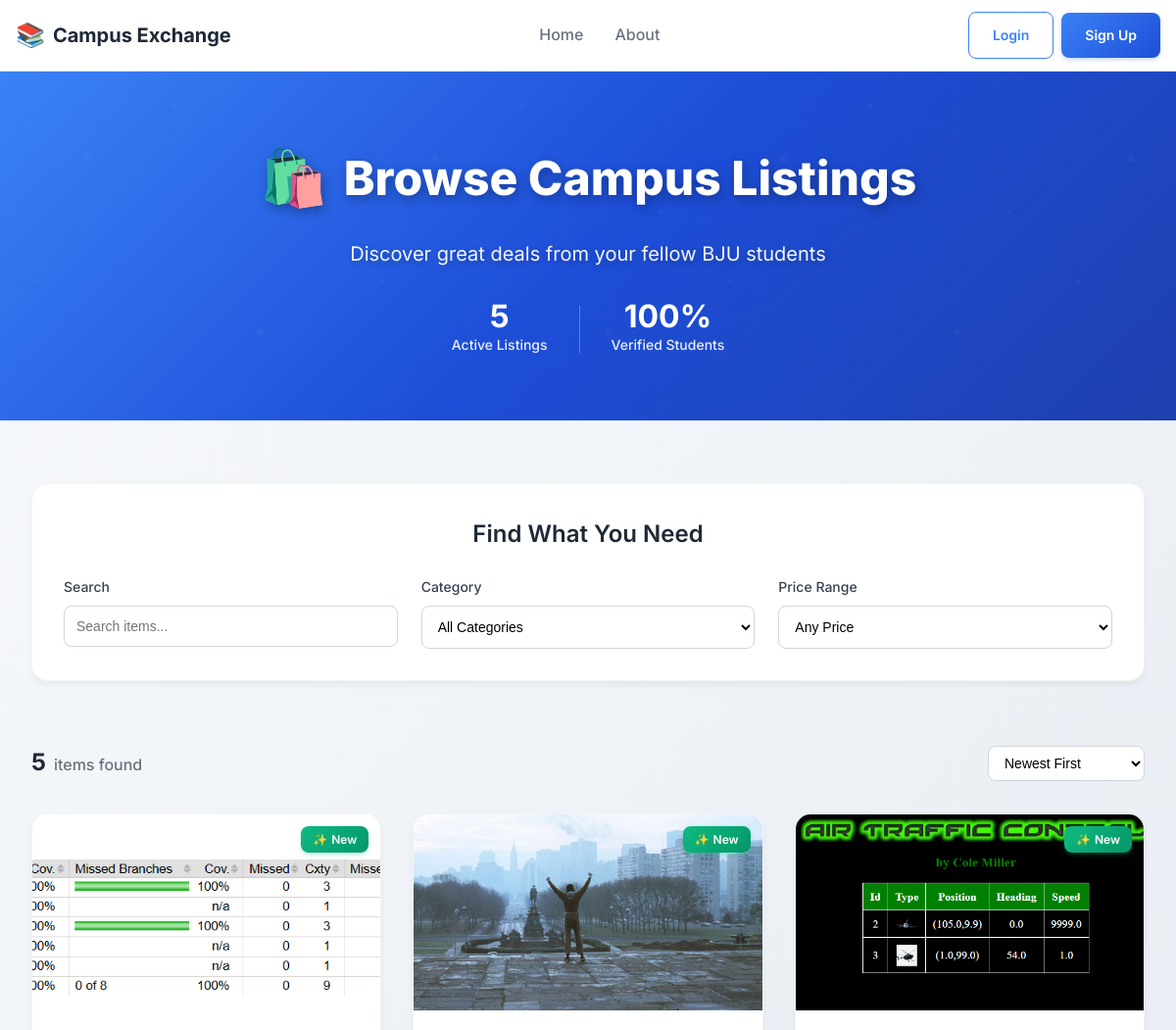
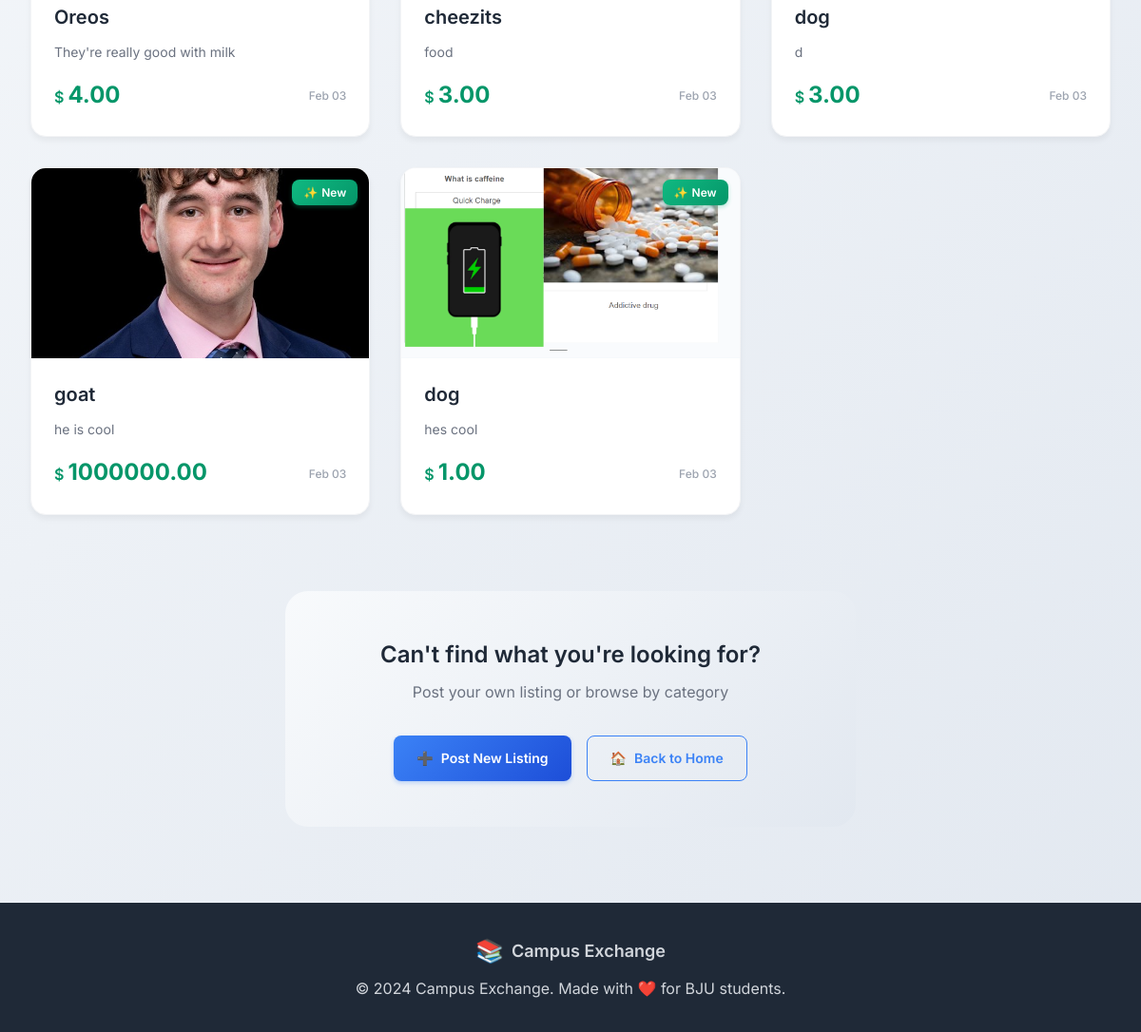
Page /listing/products/ on the earlier database version (2 pictures, top to bottom).
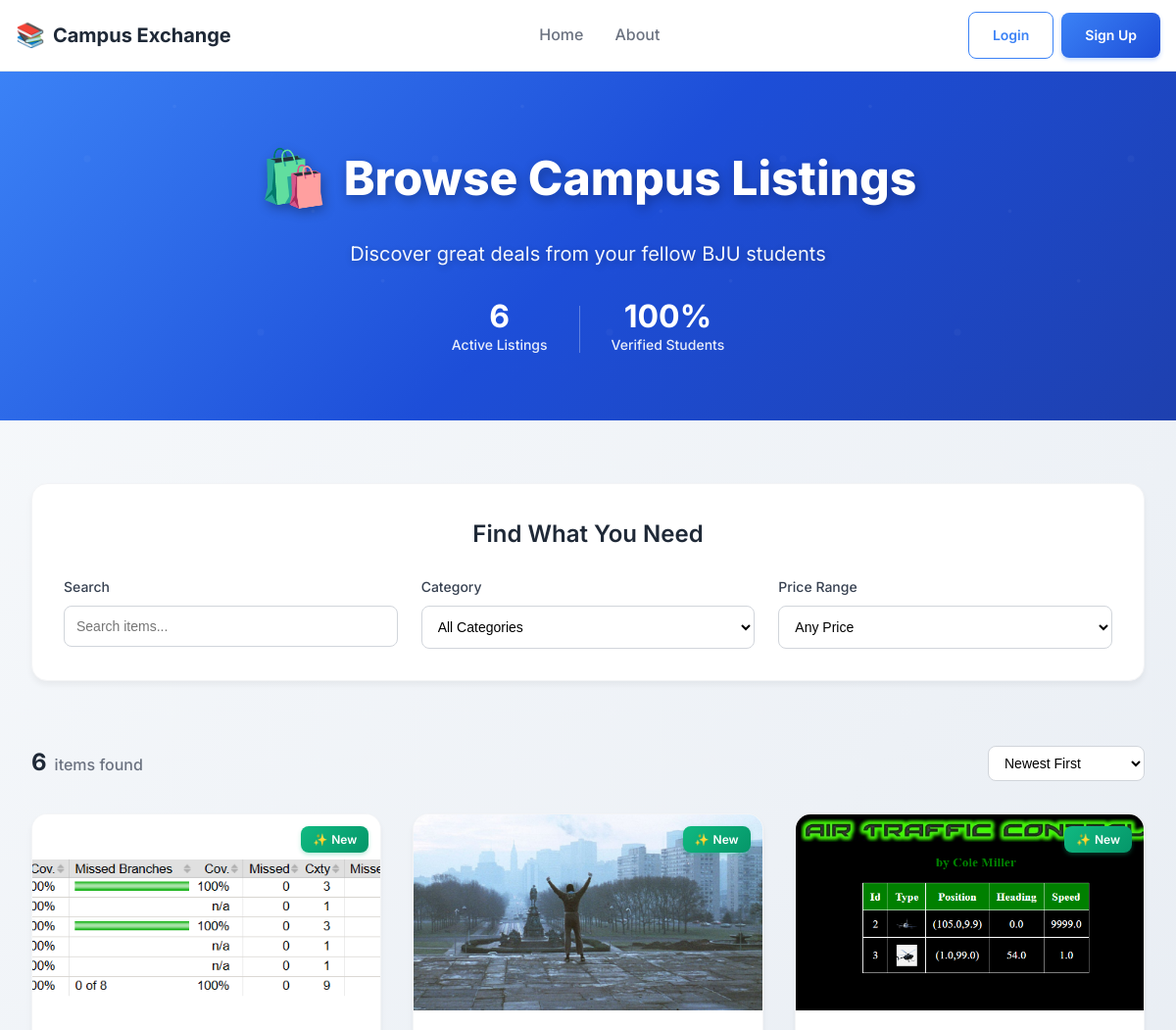
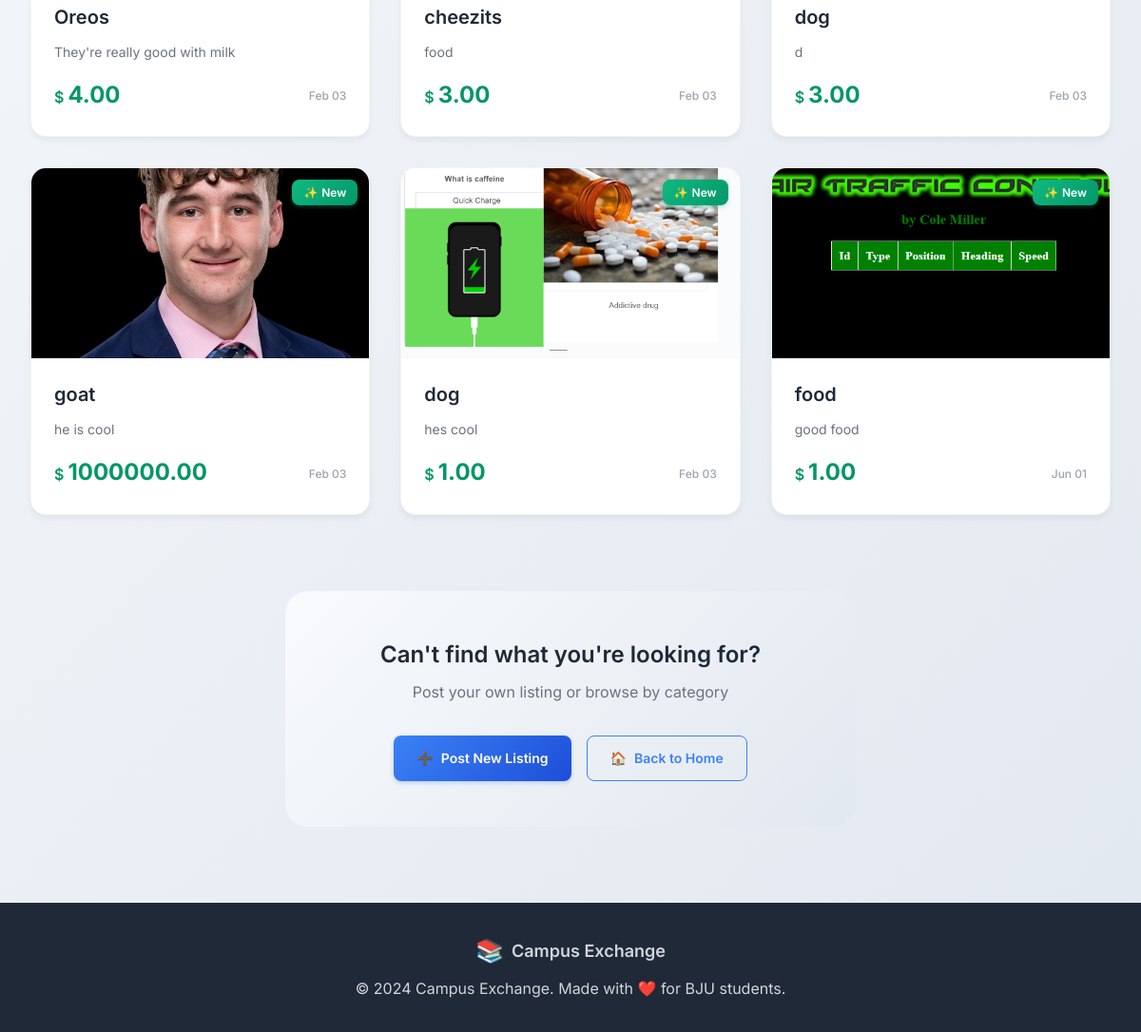
Same page on the later database version (2 pictures, top to bottom).
### listings/models.py (models this page shows, shortened)
class Product(models.Model):
    name = models.CharField(max_length=200)
    description = models.TextField()
    price = models.DecimalField(max_digits=10, decimal_places=2)
    stock = models.PositiveIntegerField()
    created_at = models.DateTimeField(default=timezone.now)
    updated_at = models.DateTimeField(auto_now=True)
    seller = models.ForeignKey(settings.AUTH_USER_MODEL, on_delete=models.CASCADE, related_name='products', null=True, blank=True)

class ProductImage(models.Model):
    product = models.ForeignKey(Product, related_name='images', on_delete=models.CASCADE)
    image = models.ImageField(upload_to='product_images/')

### listings/views.py (the view)
# urls.py: path('products/', views.product_list, name='product_list'),
def product_list(request):
    query = request.GET.get('q', '')
    if query:
        products = Product.objects.filter(
            name__icontains=query
        ) | Product.objects.filter(
            description__icontains=query
        )
    else:
        products = Product.objects.all()
    product_images = ProductImage.objects.all()
    return render(request, 'list.html', {'products': products, 'product_images': product_images})

### listings/templates/list.html (shortened to what the changed rows need)
{% extends 'layout.html' %}
{% load static %}
{% block css %}
{% load static %}
<link rel="stylesheet" href="{% static 'css/list.css' %}">
{% endblock %}
{% block header %}
<div class="listings-hero">
    <div class="listings-hero-content">
        <h1 class="listings-hero-title">
            <span class="listings-hero-icon">🛍️</span>
            Browse Campus Listings
        </h1>
        <div class="listings-hero-stats">
            <div class="stat-item">
                <span class="stat-number">{{ products|length }}</span>
                <span class="stat-label">Active Listings</span>
            </div>
        </div>
    </div>
</div>
{% endblock %}
{% block content %}
<div class="listings-container">
    <section class="filters-section">
        <div class="filters-header">
            <h2 class="filters-title">Find What You Need</h2>
        </div>
    </section>
    <section class="products-section">
        <div class="products-header">
            <div class="products-count">
                <span class="count-number">{{ products|length }}</span>
                <span class="count-text">items found</span>
            </div>
        </div>
        {% if products %}
        <div class="products-grid">
            {% for product in products %}
            <a href="{% url 'product_details' product.id %}" class="product-card">
                <div class="product-image-container">
                    {% if product.images.all %}
                        <img src="{{ product.images.all.0.image.url }}" alt="{{ product.name }}" class="product-image">
                    {% else %}
                        <div class="product-image-placeholder">
                            <span class="placeholder-icon">📷</span>
                            <span class="placeholder-text">No Image</span>
                        </div>
                    {% endif %}
                    <div class="product-badge">
                        <span class="badge-icon">✨</span>
                        New
                    </div>
                </div>
                <div class="product-info">
                    <h3 class="product-title">{{ product.name }}</h3>
                    <p class="product-description">
                        {% if product.description|length > 60 %}
                            {{ product.description|slice:":60" }}...
                        {% else %}
                            {{ product.description }}
                        {% endif %}
                    </p>
                    <div class="product-footer">
                        <div class="product-price">
                            <span class="price-currency">$</span>
                            <span class="price-amount">{{ product.price }}</span>
                        </div>
                        <div class="product-meta">
                            <span class="product-date">{{ product.updated_at|date:"M d" }}</span>
                        </div>
                    </div>
                </div>
            </a>
            {% endfor %}
        </div>
        {% endif %}
    </section>
</div>
{% endblock %}

Differences in the rows shown:
added Product: images.all.0.image (picture), name "food", description "good food", price "1.00", updated_at "Jun 01"
Other differences:
{{ products|length }}: "5" → "6"
